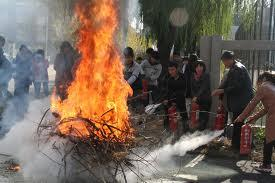
%> input picture fire detection/img/test/img18.jpg, 275 x 183 px
$ octave Untitled3.m   (GNU Octave 9; MATLAB toolbox functions it lacks are replaced by stand-ins)
%> lines starting %> are read from the running program, lines starting %| are printed output that depends on the picture
%
% [X, map] = imread('G:\forcoding\Program\matlab\fire detection\img\img12.bmp');
% [X, map] = imread('G:\forcoding\Program\matlab\fire detection\img\img1.jpg');
[X, map] = imread('G:\forcoding\Program\matlab\fire detection\img\test\img18.jpg');
%> X is the input picture: size 183x275x3 uint8; mean R, G, B 115.2, 99.3, 86.7
%> map = []
[l,w]=size(X(:,:,1));
%> l = 183; w = 275
X=imresize(X,[300,int32(w/(l/300))]);
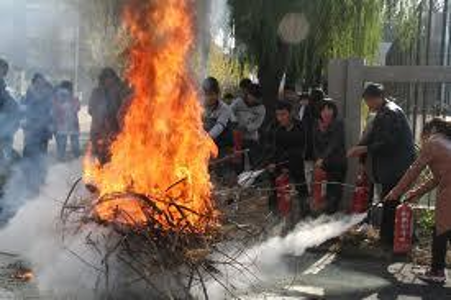
%> X: size 300x451x3 uint8; mean R, G, B 115.2, 99.3, 86.7
[l,w]=size(X(:,:,1));
%> l = 300; w = 451
Rt = 75;
St = 125;
R_bt=60;
hsv = rgb2hsv(X);
%> hsv: size 300x451x3 double; mean H, S, V 0.262, 0.257, 0.468
tmp=X;
area_x=int32(l/15);
%> area_x = 20
area_y=int32(w/15);
%> area_y = 30
value_map=zeros(l,w);
%> value_map: size 300x451 double; every value is 0
%> (the run ends here)
